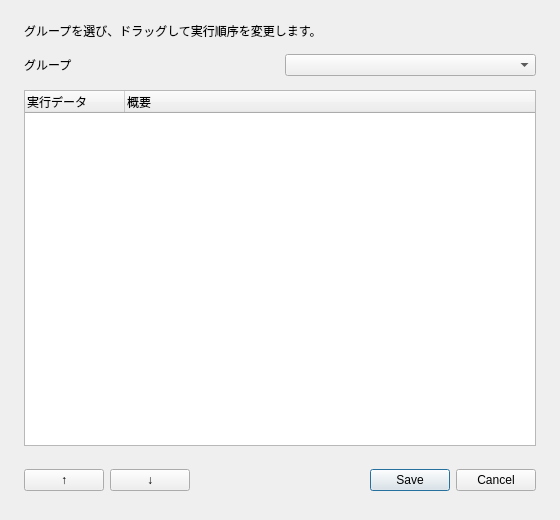
<?xml version="1.0" encoding="UTF-8"?>
<ui version="4.0">
 <class>ExecutionOrderDialog</class>
 <widget class="QDialog" name="ExecutionOrderDialog">
  <property name="geometry">
   <rect><x>0</x><y>0</y><width>560</width><height>520</height></rect>
  </property>
  <property name="windowTitle"><string>実行順序設定</string></property>
  <layout class="QVBoxLayout" name="rootLayout">
   <property name="leftMargin"><number>24</number></property>
   <property name="topMargin"><number>22</number></property>
   <property name="rightMargin"><number>24</number></property>
   <property name="bottomMargin"><number>20</number></property>
   <property name="spacing"><number>14</number></property>
   <item>
    <widget class="QLabel" name="descriptionLabel">
     <property name="text"><string>グループを選び、ドラッグして実行順序を変更します。</string></property>
    </widget>
   </item>
   <item>
    <layout class="QHBoxLayout" name="groupLayout">
     <property name="spacing"><number>10</number></property>
     <item><widget class="QLabel" name="groupLabel"><property name="text"><string>グループ</string></property></widget></item>
     <item><widget class="QComboBox" name="groupCombo"/></item>
    </layout>
   </item>
   <item>
    <widget class="QTreeWidget" name="orderTree">
     <property name="expandsOnDoubleClick"><bool>false</bool></property>
     <column><property name="text"><string>実行データ</string></property></column>
     <column><property name="text"><string>概要</string></property></column>
    </widget>
   </item>
   <item>
    <layout class="QHBoxLayout" name="bottomButtonLayout">
     <property name="spacing"><number>6</number></property>
     <item>
      <widget class="QPushButton" name="moveUpButton">
       <property name="minimumWidth"><number>42</number></property>
       <property name="maximumWidth"><number>42</number></property>
       <property name="text"><string>↑</string></property>
      </widget>
     </item>
     <item>
      <widget class="QPushButton" name="moveDownButton">
       <property name="minimumWidth"><number>42</number></property>
       <property name="maximumWidth"><number>42</number></property>
       <property name="text"><string>↓</string></property>
      </widget>
     </item>
     <item>
      <spacer name="moveButtonSpacer">
       <property name="orientation"><enum>Qt::Horizontal</enum></property>
       <property name="sizeHint"><size><width>20</width><height>40</height></size></property>
      </spacer>
     </item>
     <item>
      <widget class="QDialogButtonBox" name="buttonBox">
       <property name="standardButtons"><set>QDialogButtonBox::Cancel|QDialogButtonBox::Save</set></property>
      </widget>
     </item>
    </layout>
   </item>
  </layout>
 </widget>
 <resources/>
 <connections/>
</ui>
